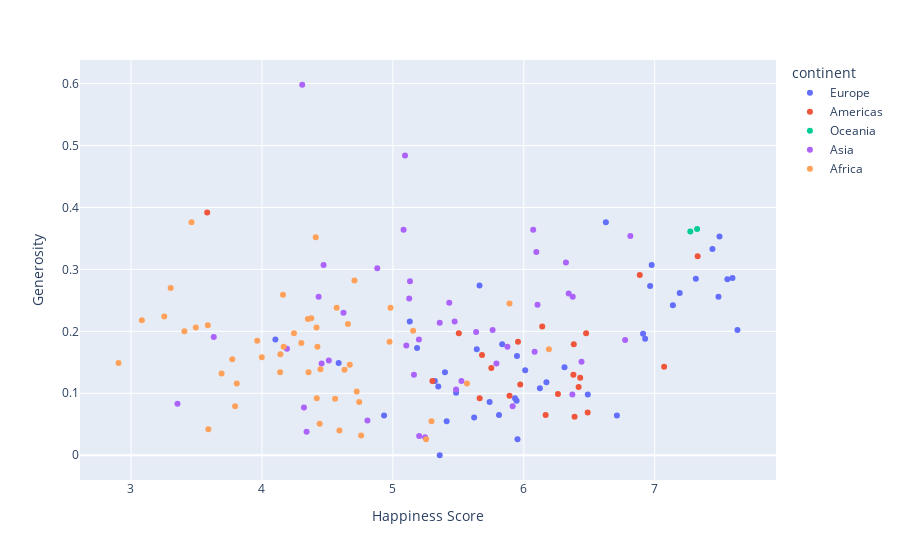

Notebook cell for this chart:
### Code cell
fig3 = px.scatter(data1, x = data1["Happiness Score"], y=data1["Generosity"], color=data1["continent"],
        hover_data=["Country"])


fig3

### Figure 1 — Plotly figure (JSON) as saved in the notebook; plotly's stock layout.template omitted (floating-point values rounded to 4 significant figures)
{"data": [{"customdata": [["Finland"], ["Norway"], ["Denmark"], ["Iceland"], ["Switzerland"], ["Netherlands"], ["Sweden"], ["United Kingdom"], ["Austria"], ["Ireland"], ["Germany"], ["Belgium"], ["Luxembourg"], ["Czech Republic"], ["Malta"], ["France"], ["Spain"], ["Slovakia"], ["Poland"], ["Italy"], ["Lithuania"], ["Slovenia"], ["Romania"], ["Latvia"], ["Northern Cyprus"], ["Russia"], ["Estonia"], ["Kosovo"], ["Moldova"], ["Hungary"], ["Belarus"], ["Portugal"], ["Serbia"], ["Greece"], ["Montenegro"], ["Croatia"], ["Macedonia"], ["Bosnia and Herzegovina"], ["Bulgaria"], ["Albania"], ["Ukraine"]], "hovertemplate": "continent=Europe<br>Happiness Score=%{x}<br>Generosity=%{y}<br>Country=%{customdata[0]}<extra></extra>", "legendgroup": "Europe", "marker": {"color": "#636efa", "symbol": "circle"}, "mode": "markers", "name": "Europe", "orientation": "v", "showlegend": true, "type": "scatter", "x": [7.632, 7.594, 7.555, 7.495, 7.487, 7.441, 7.314, 7.191, 7.139, 6.977, 6.965, 6.927, 6.911, 6.711, 6.627, 6.489, 6.311, 6.173, 6.123, 6.011, 5.952, 5.948, 5.945, 5.933, 5.835, 5.811, 5.739, 5.662, 5.641, 5.621, 5.483, 5.411, 5.398, 5.358, 5.347, 5.321, 5.185, 5.129, 4.933, 4.586, 4.103], "xaxis": "x", "y": [0.202, 0.286, 0.284, 0.353, 0.256, 0.333, 0.285, 0.262, 0.242, 0.307, 0.273, 0.188, 0.196, 0.064, 0.376, 0.098, 0.142, 0.118, 0.108, 0.137, 0.026, 0.16, 0.088, 0.092, 0.179, 0.065, 0.086, 0.274, 0.171, 0.061, 0.101, 0.055, 0.134, 0, 0.111, 0.12, 0.173, 0.216, 0.064, 0.149, 0.187], "yaxis": "y"}, {"customdata": [["Canada"], ["Costa Rica"], ["United States"], ["Mexico"], ["Chile"], ["Panama"], ["Brazil"], ["Argentina"], ["Guatemala"], ["Uruguay"], ["Colombia"], ["El Salvador"], ["Nicaragua"], ["Ecuador"], ["Belize"], ["Jamaica"], ["Bolivia"], ["Paraguay"], ["Peru"], ["Honduras"], ["Dominican Republic"], ["Haiti"]], "hovertemplate": "continent=Americas<br>Happiness Score=%{x}<br>Generosity=%{y}<br>Country=%{customdata[0]}<extra></extra>", "legendgroup": "Americas", "marker": {"color": "#EF553B", "symbol": "circle"}, "mode": "markers", "name": "Americas", "orientation": "v", "showlegend": true, "type": "scatter", "x": [7.328, 7.072, 6.886, 6.488, 6.476, 6.431, 6.419, 6.388, 6.382, 6.379, 6.261, 6.167, 6.141, 5.973, 5.956, 5.891, 5.752, 5.681, 5.663, 5.504, 5.302, 3.582], "xaxis": "x", "y": [0.321, 0.143, 0.291, 0.069, 0.197, 0.125, 0.11, 0.062, 0.179, 0.13, 0.099, 0.065, 0.208, 0.114, 0.183, 0.096, 0.141, 0.162, 0.092, 0.197, 0.12, 0.392], "yaxis": "y"}, {"customdata": [["New Zealand"], ["Australia"]], "hovertemplate": "continent=Oceania<br>Happiness Score=%{x}<br>Generosity=%{y}<br>Country=%{customdata[0]}<extra></extra>", "legendgroup": "Oceania", "marker": {"color": "#00cc96", "symbol": "circle"}, "mode": "markers", "name": "Oceania", "orientation": "v", "showlegend": true, "type": "scatter", "x": [7.324, 7.272], "xaxis": "x", "y": [0.365, 0.361], "yaxis": "y"}, {"customdata": [["Israel"], ["United Arab Emirates"], ["Taiwan"], ["Qatar"], ["Saudi Arabia"], ["Singapore"], ["Malaysia"], ["Bahrain"], ["Uzbekistan"], ["Kuwait"], ["Thailand"], ["Japan"], ["South Korea"], ["Kazakhstan"], ["Cyprus"], ["Turkmenistan"], ["Philippines"], ["Turkey"], ["Pakistan"], ["Hong Kong"], ["Lebanon"], ["China"], ["Azerbaijan"], ["Tajikistan"], ["Jordan"], ["Kyrgyzstan"], ["Mongolia"], ["Vietnam"], ["Indonesia"], ["Bhutan"], ["Nepal"], ["Venezuela"], ["Laos"], ["Bangladesh"], ["Sri Lanka"], ["Iraq"], ["Cambodia"], ["Georgia"], ["Armenia"], ["Myanmar"], ["India"], ["Afghanistan"], ["Yemen"]], "hovertemplate": "continent=Asia<br>Happiness Score=%{x}<br>Generosity=%{y}<br>Country=%{customdata[0]}<extra></extra>", "legendgroup": "Asia", "marker": {"color": "#ab63fa", "symbol": "circle"}, "mode": "markers", "name": "Asia", "orientation": "v", "showlegend": true, "type": "scatter", "x": [6.814, 6.774, 6.441, 6.374, 6.371, 6.343, 6.322, 6.105, 6.096, 6.083, 6.072, 5.915, 5.875, 5.791, 5.762, 5.636, 5.524, 5.483, 5.472, 5.431, 5.358, 5.246, 5.201, 5.199, 5.161, 5.131, 5.125, 5.103, 5.093, 5.082, 4.881, 4.806, 4.623, 4.511, 4.471, 4.456, 4.433, 4.341, 4.321, 4.308, 4.191, 3.632, 3.355], "xaxis": "x", "y": [0.354, 0.186, 0.151, 0.256, 0.098, 0.261, 0.311, 0.243, 0.328, 0.167, 0.364, 0.079, 0.175, 0.148, 0.202, 0.199, 0.12, 0.106, 0.216, 0.246, 0.214, 0.029, 0.031, 0.187, 0.13, 0.281, 0.253, 0.177, 0.484, 0.364, 0.302, 0.056, 0.23, 0.153, 0.307, 0.148, 0.256, 0.038, 0.077, 0.598, 0.172, 0.191, 0.083], "yaxis": "y"}, {"customdata": [["Trinidad & Tobago"], ["Mauritius"], ["Libya"], ["Algeria"], ["Morocco"], ["Nigeria"], ["Somalia"], ["Cameroon"], ["Gabon"], ["Palestinian Territories"], ["South Africa"], ["Iran"], ["Ivory Coast"], ["Ghana"], ["Senegal"], ["Tunisia"], ["Sierra Leone"], ["Congo (Brazzaville)"], ["Mali"], ["Namibia"], ["Burkina Faso"], ["Egypt"], ["Mozambique"], ["Kenya"], ["Zambia"], ["Mauritania"], ["Ethiopia"], ["Chad"], ["Congo (Kinshasa)"], ["Niger"], ["Uganda"], ["Benin"], ["Sudan"], ["Togo"], ["Guinea"], ["Lesotho"], ["Angola"], ["Madagascar"], ["Zimbabwe"], ["Botswana"], ["Malawi"], ["Liberia"], ["Syria"], ["Rwanda"], ["Tanzania"], ["South Sudan"], ["Central African Republic"], ["Burundi"]], "hovertemplate": "continent=Africa<br>Happiness Score=%{x}<br>Generosity=%{y}<br>Country=%{customdata[0]}<extra></extra>", "legendgroup": "Africa", "marker": {"color": "#FFA15A", "symbol": "circle"}, "mode": "markers", "name": "Africa", "orientation": "v", "showlegend": true, "type": "scatter", "x": [6.192, 5.891, 5.566, 5.295, 5.254, 5.155, 4.982, 4.975, 4.758, 4.743, 4.724, 4.707, 4.671, 4.657, 4.631, 4.592, 4.571, 4.559, 4.447, 4.441, 4.424, 4.419, 4.417, 4.411, 4.377, 4.356, 4.351, 4.301, 4.245, 4.166, 4.161, 4.141, 4.139, 3.999, 3.964, 3.808, 3.795, 3.774, 3.692, 3.591, 3.587, 3.495, 3.462, 3.408, 3.303, 3.254, 3.083, 2.905], "xaxis": "x", "y": [0.171, 0.245, 0.116, 0.055, 0.026, 0.201, 0.238, 0.183, 0.032, 0.086, 0.103, 0.282, 0.146, 0.212, 0.138, 0.04, 0.238, 0.091, 0.139, 0.051, 0.175, 0.092, 0.206, 0.352, 0.221, 0.134, 0.22, 0.181, 0.197, 0.175, 0.259, 0.163, 0.134, 0.158, 0.185, 0.116, 0.079, 0.155, 0.132, 0.042, 0.21, 0.206, 0.376, 0.2, 0.27, 0.224, 0.218, 0.149], "yaxis": "y"}], "layout": {"legend": {"title": {"text": "continent"}, "tracegroupgap": 0}, "margin": {"t": 60}, "xaxis": {"anchor": "y", "domain": [0, 1], "title": {"text": "Happiness Score"}}, "yaxis": {"anchor": "x", "domain": [0, 1], "title": {"text": "Generosity"}}}}
